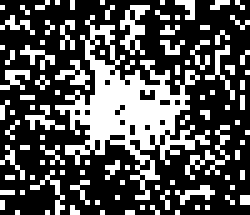
#> input picture data/Bead.tif, 50 x 43 px (shown 5 times larger)
$ python -i length_measurement.py   (imports and definitions only)
#> lines starting #> are read from the running program, lines starting #| are printed output that depends on the picture
import tifffile
from scipy.ndimage import gaussian_filter
import numpy as np
import cv2
from _script_params import *

# [15 lines left out: functions isolate, isolate_largest, not called in this run]

def measure_length_free(path: str, sigma=DNA_BLUR, P_noise=NOISE_PERCENTILE, P_signal=SIGNAL_PERCENTILE, strictness=0.45):
#> called with path = '../../data/Bead.tif', sigma = (5, 1.5, 1.5), P_noise = 50, P_signal = 92, strictness = 0.45
    img = tifffile.imread(path)
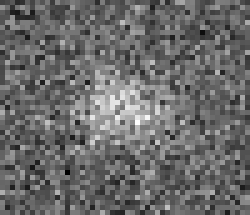
#> img: shape (43, 50) uint16 (shown 5 times larger); min 168, max 355, mean 246.4; drawn with min black and max white

#> (the run stopped early here; a loop or call above may not have finished)
